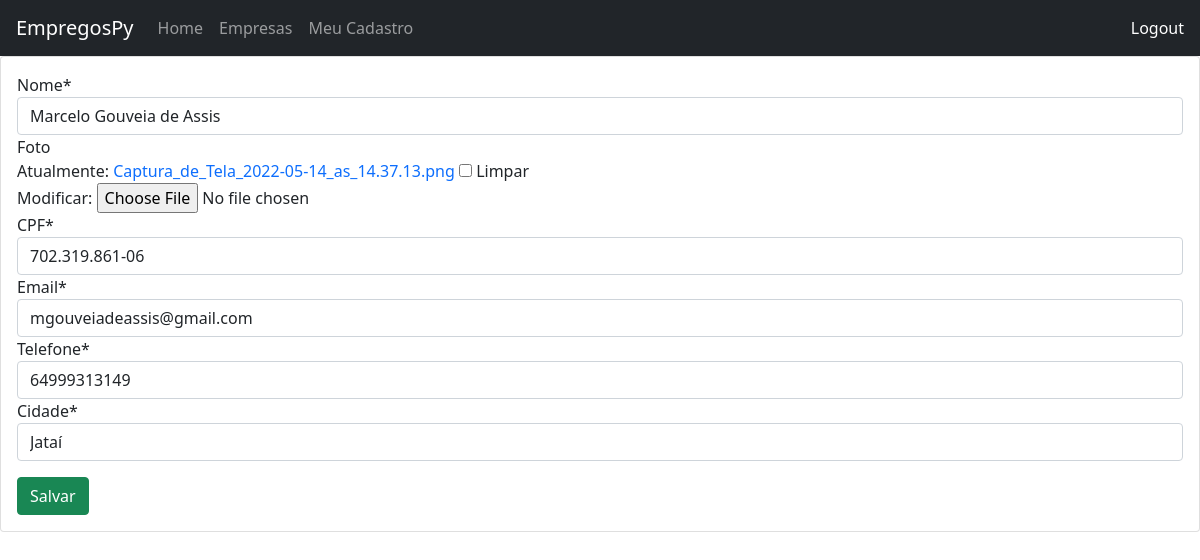
The page /meu_cadastro/editar (signed in) on the database its author committed.
### candidato/models.py (models this page shows, shortened)
class Candidato(models.Model):
    usuario = models.ForeignKey(settings.AUTH_USER_MODEL, on_delete=models.CASCADE)
    nome = models.CharField('Nome', max_length=500)
    foto = models.ImageField(blank=True, null=True)
    cpf = models.CharField('CPF', max_length=50, unique=True)
    email = models.EmailField('Email')
    telefone = models.CharField('Telefone', max_length=100)
    cidade = models.CharField('Cidade', max_length=100)

### core/views.py (the view)
# urls.py: path('meu_cadastro/editar', views.editar_cadastro, name='editar_cadastro'),
def editar_cadastro(request):
    candidato = Candidato.objects.get(usuario=request.user)
    if request.method == 'POST':
        form = CandidatoForm(request.POST, request.FILES, instance=candidato)
        if form.is_valid():
            form.save()
            return redirect('core:meu_cadastro')
    else:
        form = CandidatoForm(instance=candidato)
    print(form.errors)
    return render(request, 'site/editar_cadastro.html', {'form':form})

### core/forms.py
class CandidatoForm(forms.ModelForm):
    class Meta:
        model = Candidato
        exclude = ['usuario']

### core/templates/site/editar_cadastro.html
{% extends 'site/base.html' %}
{% load crispy_forms_tags %}
{% block content %}
<div class="row">
    <div class="col-12">
        <div class="card">
            <div class="card-body">
                <form method="post" enctype="multipart/form-data">{% csrf_token %}
                    {{ form|crispy }}
                    <button type="submit" class="btn btn-success mt-3">Salvar</button>
                </form>
            </div>
        </div>
    </div>
</div>
{% endblock content %}

### core/static/css/styles.css (style rules this page uses)
a { text-decoration: none; }

### rows shown on the page
Candidato: nome "Marcelo Gouveia de Assis", cpf "702.319.861-06", email "mgouveiadeassis@gmail.com", telefone "64999313149", cidade "Jataí"
